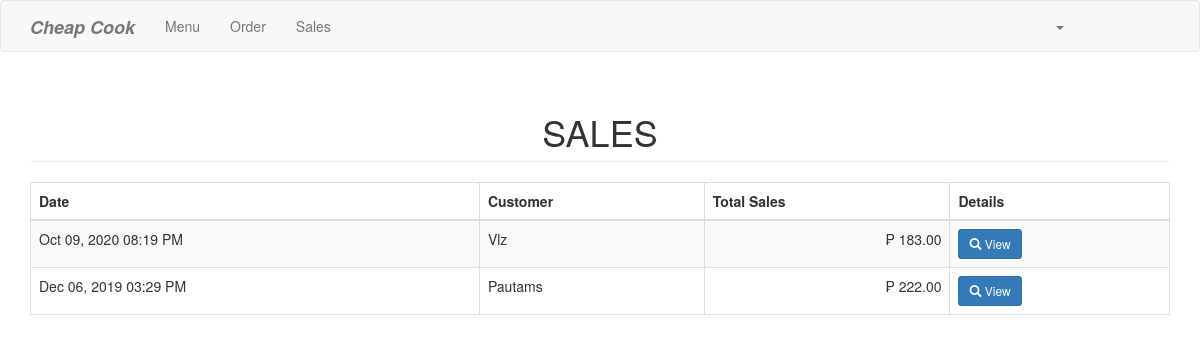
/staffsales.php, run on the app's committed database.
### tables this page shows
CREATE TABLE `purchase` (
  `purchaseid` int(11) NOT NULL,
  `customer` varchar(50) NOT NULL,
  `total` double NOT NULL,
  `date_purchase` datetime NOT NULL
);

### staffsales.php (the view, shortened to what this page needs)
<?php include('header.php'); ?>
<body>
<?php include('staffnavbar.php'); ?>
<div class="container">
	<h1 class="page-header text-center">SALES</h1>
	<table class="table table-striped table-bordered">
		<thead>
			<th>Date</th>
			<th>Customer</th>
			<th>Total Sales</th>
			<th>Details</th>
		</thead>
		<tbody>
			<?php
				$sql="select * from purchase order by purchaseid desc";
				$query=$conn->query($sql);
				while($row=$query->fetch_array()){
					?>
					<tr>
						<td><?php echo date('M d, Y h:i A', strtotime($row['date_purchase'])) ?></td>
						<td><?php echo $row['customer']; ?></td>
						<td class="text-right">&#8369; <?php echo number_format($row['total'], 2); ?></td>
						<td><a href="#details<?php echo $row['purchaseid']; ?>" data-toggle="modal" class="btn btn-primary btn-sm"><span class="glyphicon glyphicon-search"></span> View </a>
						</td>
					</tr>
					<?php
				}
			?>
		</tbody>
	</table>
</div>
</body>
</html>

### data on the page
purchase: date_purchase "Oct 09, 2020 08:19 PM", customer "Vlz", total "183.00"
purchase: date_purchase "Dec 06, 2019 03:29 PM", customer "Pautams", total "222.00"
